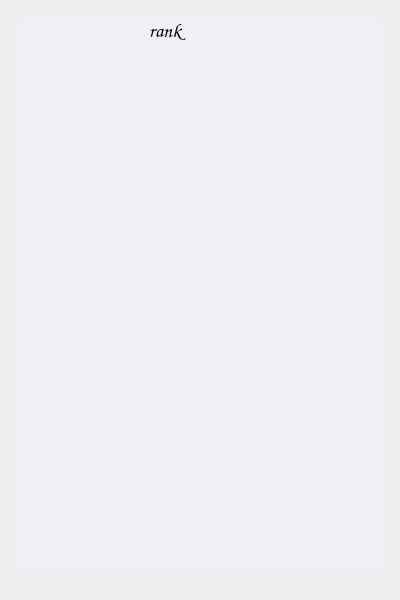
<?xml version="1.0" encoding="UTF-8"?>
<ui version="4.0">
 <class>Rank</class>
 <widget class="QWidget" name="Rank">
  <property name="geometry">
   <rect>
    <x>0</x>
    <y>0</y>
    <width>400</width>
    <height>600</height>
   </rect>
  </property>
  <property name="windowTitle">
   <string>Rank List of 2048 player</string>
  </property>
  <widget class="QLabel" name="label">
   <property name="geometry">
    <rect>
     <x>20</x>
     <y>20</y>
     <width>360</width>
     <height>550</height>
    </rect>
   </property>
   <property name="font">
    <font>
     <family>Comic Sans MS</family>
     <pointsize>15</pointsize>
    </font>
   </property>
   <property name="focusPolicy">
    <enum>Qt::NoFocus</enum>
   </property>
   <property name="styleSheet">
    <string notr="true">color: black;background:rgb(241, 240, 246);border-radius: 5px;</string>
   </property>
   <property name="text">
    <string/>
   </property>
   <property name="alignment">
    <set>Qt::AlignHCenter|Qt::AlignTop</set>
   </property>
  </widget>
  <widget class="QLabel" name="label_2">
   <property name="geometry">
    <rect>
     <x>140</x>
     <y>0</y>
     <width>111</width>
     <height>61</height>
    </rect>
   </property>
   <property name="font">
    <font>
     <family>Comic Sans MS</family>
     <pointsize>15</pointsize>
     <weight>75</weight>
     <bold>true</bold>
    </font>
   </property>
   <property name="text">
    <string>  rank</string>
   </property>
  </widget>
 </widget>
 <resources/>
 <connections/>
</ui>
